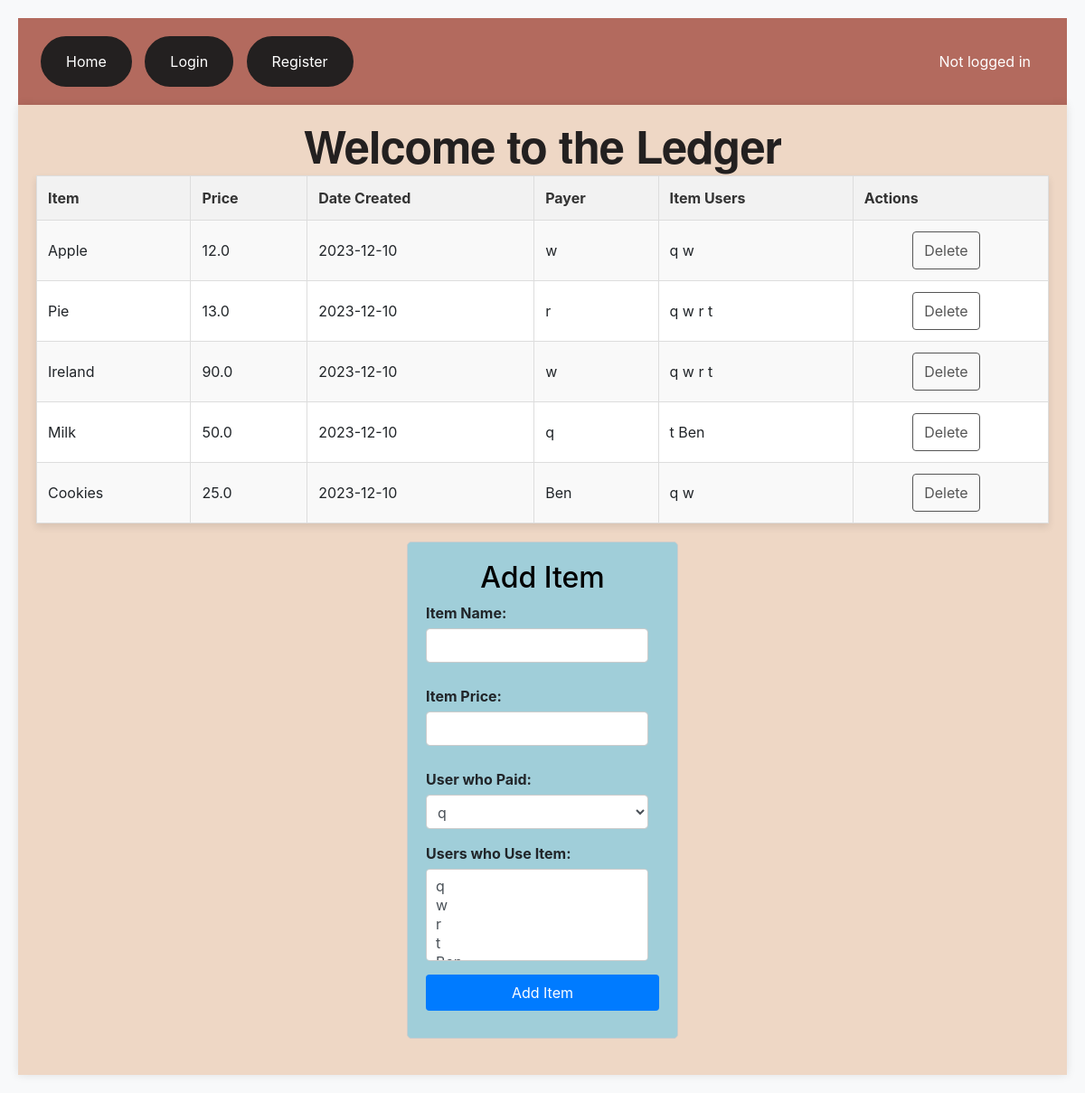
The app's page /ledger, older data.
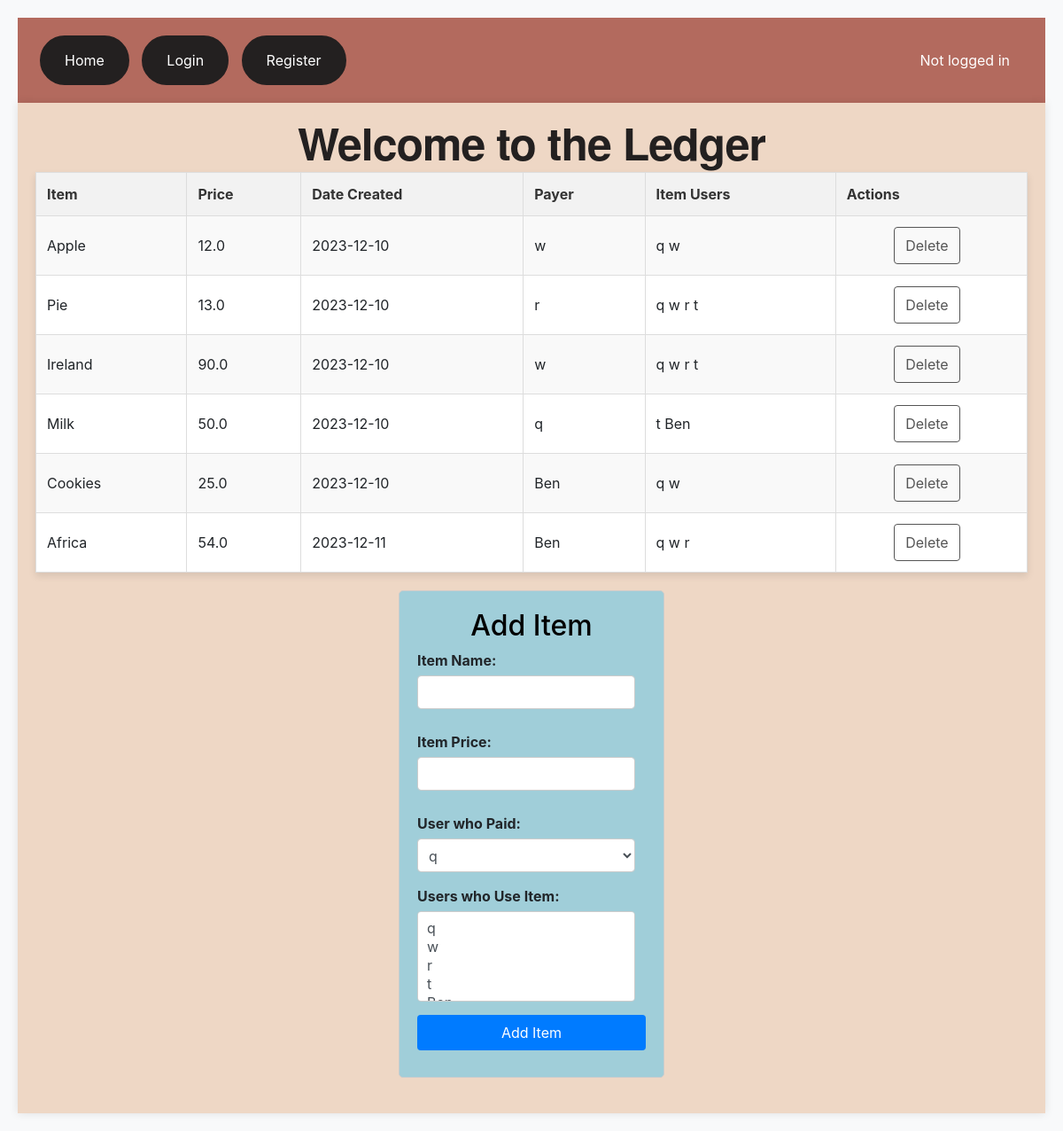
The same page, newer data.
### app.py (models this page shows, shortened)
class Items(db.Model):
    __tablename__ = 'items'
    id = db.Column(db.Integer, primary_key=True)
    itemName = db.Column(db.String(200), nullable=False)
    itemPrice = db.Column(db.Float, nullable=False)
    payerID = db.Column(db.Integer, db.ForeignKey('users.id'))
    date_created = db.Column(db.DateTime, default=datetime.utcnow)

class Users(UserMixin, db.Model):
    __tablename__ = 'users'
    id = db.Column(db.Integer, primary_key=True)
    username = db.Column(db.String(250), unique=True, nullable=False)
    password = db.Column(db.String(250), nullable=False)
    balance = db.Column(db.Float, nullable=False)
    date_created = db.Column(db.DateTime, default=datetime.utcnow)
    items = db.relationship('Items', secondary='user_items', backref='users')

### app.py (the view)
@app.route('/ledger', methods=['POST', 'GET'])
def ledger():
    users = Users.query.order_by(Users.date_created).all()
    items = Items.query.order_by(Items.date_created).all()
    return render_template('ledger.html', users=users, items=items)

### templates/ledger.html (shortened to what this page needs)
{% extends 'base.html' %}
{% block body %}
    <h1>Welcome to the Ledger</h1>
    <div>
        <table>
            <tr>
                <th>Item</th>
                <th>Price</th>
                <th>Date Created</th>
                <th>Payer</th>
                <th>Item Users</th>
                <th>Actions</th>
            </tr>
            {% for item in items %}
                <tr>
                    <td>{{ item.itemName }}</td>
                    <td>{{ item.itemPrice }}</td>
                    <td>{{ item.date_created.date() }}</td>
                    <td>
                        {% for user in users %}
                            {% if user.id == item.payerID %}
                                {{ user.username }}
                            {% endif %}
                        {% endfor %}
                    </td>
                    <td>
                        {% for user in item.users %}
                            {{ user.username }}
                        {% endfor %}
                    </td>
                    <td class="action-links">
                        <a href="/deleteItem/{{ item.id }}">Delete</a>
                    </td>
                </tr>
            {% endfor %}
        </table>
    </div>
<form action="/addItem" method='POST' class="custom-form">
<h2>Add Item</h2>
    <div class="form-group">
        <label for="itemName">Item Name:</label>
        <input type="text" name="itemName" id="itemName" class="form-control"/>
    </div>
    <div class="form-group">
        <label for="itemPrice">Item Price:</label>
        <input type="number" name="itemPrice" id="itemPrice" class="form-control"/>
    </div>
    <div class="form-group">
        <label for="payerID">User who Paid:</label>
        <select id="payerID" name="payerID" class="form-control">
            {% for user in users %}
                <option value="{{ user.id }}">{{ user.username }}</option>
            {% endfor %}
        </select>
    </div>
    <div class="form-group">
        <label for="itemUsers">Users who Use Item:</label>
        <select id="itemUsers" name="itemUsers" multiple class="form-control">
            {% for user in users %}
                <option value="{{ user.id }}">{{ user.username }}</option>
            {% endfor %}
        </select>
    </div>
    <input type="submit" value="Add Item" class="btn btn-primary">
</form>
{% endblock %}

### templates/base.html (shortened to what this page needs)
<!DOCTYPE html>
<html lang="en">
<head>
    <link rel="stylesheet" href="https://cdn.jsdelivr.net/npm/bootstrap@4.3.1/dist/css/bootstrap.min.css">
    <link rel="stylesheet" href="{{ url_for('static', filename='css/main.css') }}">
</head>
<body>
    <nav>
        {% if current_user.is_authenticated %}
            <div>
                <a href="{{ url_for('index') }}">Home</a>
                <a href="{{ url_for('account') }}">Account</a>
                <a href="{{ url_for('ledger') }}">Ledger</a>
                <a href="/logout">Logout</a>
            </div>
            <div class="logged-in-message">
                    Logged in as: {{ current_user.username }}
            </div>
        {% else %}
            <div>
                <a href="{{ url_for('index') }}">Home</a>
                <a href="{{ url_for('login') }}">Login</a>
                <a href="{{ url_for('register') }}">Register</a>
            </div>
            <div class="logged-in-message">
                    Not logged in
            </div>
        {% endif %}
    </nav>
    <div class="main-container">{% block body %}{% endblock %}</div>
</body>
</html>

### static/css/main.css (style rules this page uses)
body { background-color: #f8f9fa; padding: 20px; }
.main-container { background-color: #EED7C5; padding: 20px; box-shadow: 0px 0px 10px rgba(0, 0, 0, 0.1); }
h1 { color: #232020; font-family: 'Helvetica Neue', sans-serif; font-size: 50px; font-weight: bold; letter-spacing: -1px; line-height: 1; text-align: center; }
h2 { text-align: center; color: black; }
form { margin: 20px 0; display: flex; flex-direction: column; max-width: 300px; }
nav { background-color: #B36A5E; overflow: hidden; display: flex; justify-content: space-between; align-items: center; padding: 20px 20px; }
nav a { color: white; text-align: center; padding: 14px 26px; text-decoration: none; border-radius: 32px; border: 2px solid #232020; display: inline-block; background-color: #232020; margin: 0 5px; }
.logged-in-message { color: white; margin-left: auto; padding-right: 20px; }
table { width: 100%; border-collapse: collapse; margin-bottom: 20px; box-shadow: 0 4px 8px rgba(0, 0, 0, 0.1); background-color: #fff; }
th, td { border: 1px solid #ddd; padding: 12px; text-align: left; }
th { background-color: #f2f2f2; color: #333; }
tr:nth-child(even) { background-color: #f9f9f9; }
.action-links { text-align: center; }
.action-links a { display: inline-block; padding: 8px 12px; text-decoration: none; margin-right: 10px; border: 1px solid #555; color: #555; border-radius: 4px; transition: all 0.3s ease; }
label { margin-bottom: 5px; font-weight: bold; }
input { padding: 5px; margin-bottom: 10px; border: 1px solid #ccc; border-radius: 3px; }
.custom-form { width: 300px; margin: 20px auto; padding: 20px; border: 1px solid #ccc; border-radius: 5px; background-color: #A0CED9; }
.form-group { margin-bottom: 15px; }
.form-group label { display: block; font-weight: bold; margin-bottom: 5px; }
.form-control { width: calc(100% - 12px); padding: 8px; border-radius: 4px; border: 1px solid #ccc; }
.btn { padding: 8px 15px; border-radius: 4px; border: none; cursor: pointer; }
.btn-primary { background-color: #007bff; color: white; }

Row changes from the older to the newer data that the page shows:
added Items: itemName "Africa", itemPrice "54.0", date_created "2023-12-11", Users (username "Ben"), Users (username "q"), Users (username "w"), Users (username "r")
